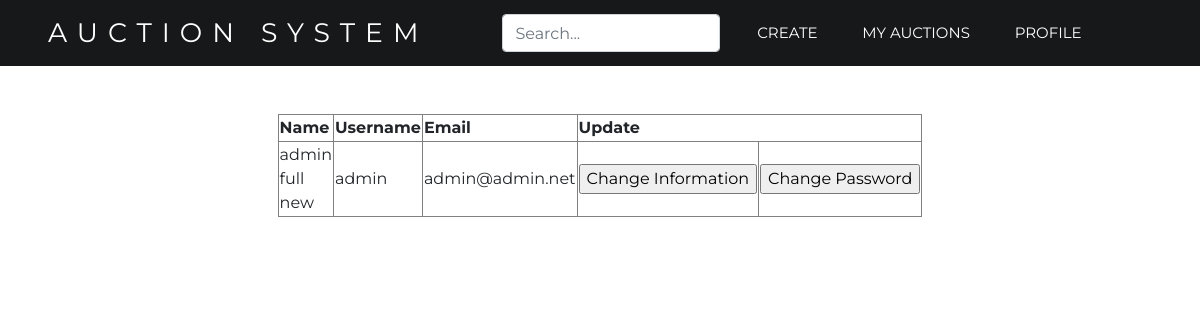
The app's page /profile.php (signed in) with its own data.
### tables this page shows
CREATE TABLE `users` (
  `id` int(11) NOT NULL,
  `username` varchar(30) NOT NULL,
  `password` varchar(255) NOT NULL,
  `name` varchar(30) NOT NULL,
  `email` varchar(100) NOT NULL
);

### profile.php (the view, shortened to what this page needs)
<?php
extract($_REQUEST);
?>
<!DOCTYPE html>
<html>
<head>
    <?php include 'head.php'; ?>
</head>
<body>
    <?php include 'header.php'; ?>
	<div class="container">
		<div class="row">
			<div class="col-12">
				<?php
				if (isset($infoupdate)) {
					$username = $_SESSION['username'];
					try {
						require('connection.php');
						$info = $db->query("SELECT * FROM users WHERE username='$username';");
						if ($holder = $info->fetch()) {
							$name = $holder['name'];
							$email = $holder['email'];
						}
						$db = null;
					} catch (PDOException $ex) {
						die($ex->getMessage());
					}
					?>
				<form onSubmit="return checkUserInputs();" method="POST" action="updateuser.php" class="form-group w-50 mx-auto text-left">
					<h1 class="font-weight-bold mb-4 text-center">Update Account Information</h1>
					<label class="h5 mt-0">Username</label>
					<p><input class="form-control " type='text' name='username' required value="<?php echo $username; ?>" onkeyup="checkUsername(this.value)"/><span id='umsg'></span></p>
					<label class="h5 mt-0">Full Name:</label>
					<p><input class="form-control " type='text' name='name' required value="<?php echo $name; ?>" onkeyup="checkName(this.value)"/><span id='nmsg'></span></p>
					<label class="h5 mt-0">Email:</label>
					<p><input class="form-control " type='email' name='email' required value="<?php echo $email; ?>" onkeyup="checkEmail(this.value)"/><span id='emsg'></span></p>
					<input type='hidden' name='JSEnabled' value='FALSE' />
					<?php
					if (isset($error) && $error=='missing'){
						echo '<label class="h6 text-danger text-left">Missing Information</label>';
					}
					elseif (isset($error) && $error=='wrongname'){
						echo '<label class="h6 text-danger text-left">Name must contain a minimum of 3 and a maximum of 30 letters, with no spaces or numbers</label>';
					}
					elseif (isset($error) && $error=='wrongemail'){
						echo '<label class="h6 text-danger text-left">Email must be in the format: ****@****.***</label>';
					}
					elseif (isset($error) && $error=='wrongusername'){
						echo '<label class="h6 text-danger text-left">Username must contain a minimum of 4 and a maximum of 30 letters, with no special characters</label>';
					}
					?>
					<p class="text-center"><input class="btn btn-outline-dark m-3" type="submit" name="infoupdate" value="Update Account Info">
				</form>
				<?php
				}
				else {
					try{
						require('connection.php');
						echo "<table border='1' align='center' width='300'>";
						echo "<tr>";
						echo "<th>Name</th>";
						echo "<th>Username</th>";
						echo "<th>Email</th>";
						echo "<th colspan='2'>Update</th>";
						echo "</tr>";
						$sql = $db->prepare("SELECT * FROM users WHERE username=?");
						if ($sql->execute(array($_SESSION['username']))){
							while ($info = $sql->fetch(PDO::FETCH_ASSOC)) {
								echo "<tr>";
								echo "<td>".$info['name']."</td>";
								echo "<td>".$info['username']."</td>";
								echo "<td>".$info['email']."</td>";
								echo "<td><form method='POST'><input type='submit' name='infoupdate' value='Change Information'/></form></td>";
								echo "<td><form method='POST'><input type='submit' name='passwordchange' value='Change Password'/></form></td>";
								echo "</tr>";
							}
						}
						echo "</table>";
					}
					catch(PDOExecption $e){
						die ("ERROR:".$e->getMessage());
					}
				}
				?>
			</div>
		</div>
	</div>
</body>
</html>

### css/custom.css (style rules this page uses)
* { -webkit-box-sizing: border-box; -moz-box-sizing: border-box; box-sizing: border-box; }
body { font-family: 'Montserrat', sans-serif; font-weight: 400; }
table { max-width: 65vw; }
#index-page #Home .nav-link:hover, #ex-page #Exercises .nav-link:hover, #schedule-page #Schedule .nav-link:hover, #index-page #Home .nav-link:focus, #ex-page #Exercises .nav-link:focus, #schedule-page #Schedule .nav-link:focus, { color: white; }
.navbar-form { position: relative; }
.form-control { width: 100%; }

### records on screen
users: name "admin full new", username "admin", email "admin@admin.net"
